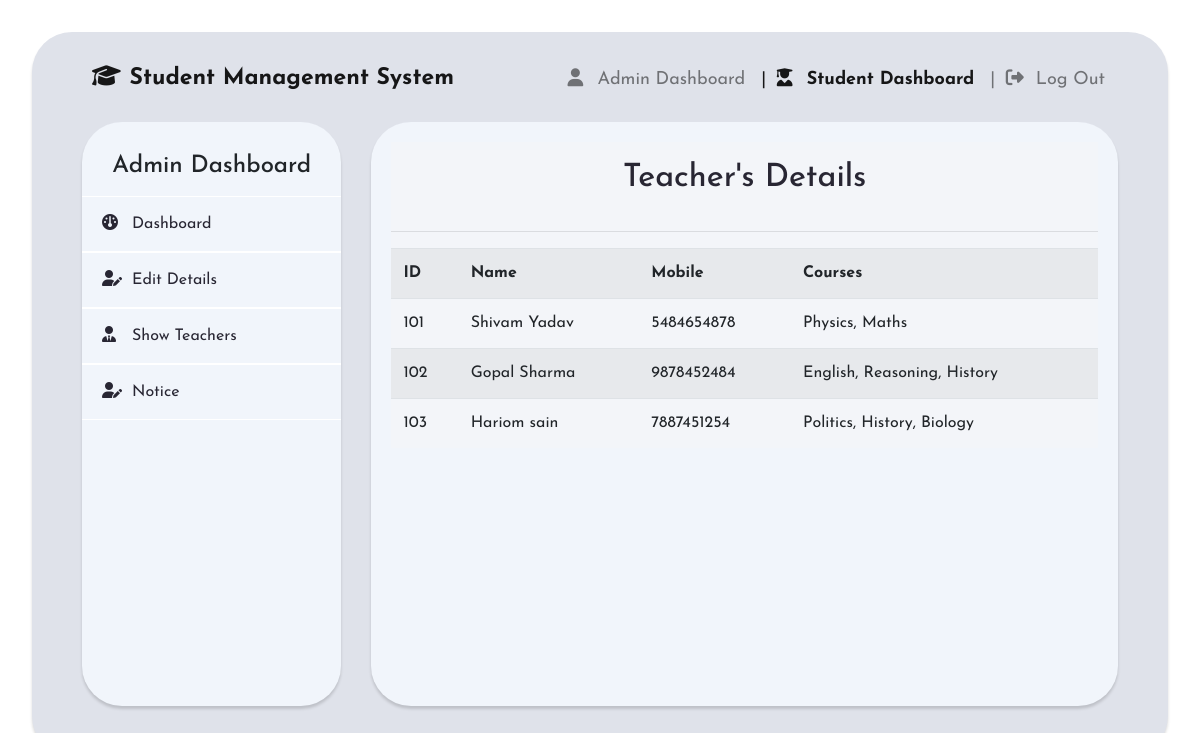
The app's page /student_show_teacher.php with its own data.
### tables this page shows
CREATE TABLE `teachers` (
  `s_no` int(11) NOT NULL,
  `t_id` int(11) NOT NULL,
  `name` varchar(100) NOT NULL,
  `mobile` varchar(12) NOT NULL,
  `courses` varchar(250) NOT NULL
);

### student_show_teacher.php (the view, shortened to what this page needs)
<!DOCTYPE html>
<html>
<head>
	<link rel="stylesheet" type="text/css" href="bootstrap-4.4.1/css/bootstrap.min.css">
	<link rel="stylesheet" href="dashboard_style.css">
	<?php
		$connection = mysqli_connect("localhost","root","");
	?>
</head>
<body>
<div class="card1">
	<nav class="navbar navbar-expand-lg navbar-light" style="color: #282633; font-size: 15px;">
		<a class="navbar-brand" href="#">
			<i class="fa-solid fa-graduation-cap"></i> Student Management System
		</a>
		<div class="collapse navbar-collapse" id="navbarSupportedContent">
			<ul class="navbar-nav ml-auto">
				<li class="nav-item">
					<a class="nav-link" href="admin_dashboard.php"><i class="fa fa-user"></i>Admin Dashboard<span class="sr-only">(current)</span></a>
				</li>
				<li class="nav-item active">
					<a class="nav-link" href="student_login.php">| <b><i class="fa fa-user-graduate"></i>Student Dashboard</b></a>
				</li>
				<li class="nav-item">
					<a class="nav-link" href="logout.php">| <i class="fas fa-sign-out-alt"></i>Log Out</a>
				</li>
			</ul>
		</div>
	</nav>
	<div class="wrapper">
		<div class="sidebar">
			<h4 style="text-align: center;">Admin Dashboard</h4>
			<form action="" method="post">
			<ul>
			<a href="student_home.php" name=""><li><i class="fa-solid fa-gauge"></i>Dashboard</li></a>
				<a href="student_edit_student.php" name="edit_student"><li><i class="fa-solid fa-user-pen"></i>Edit Details</li></a>
				<a href="student_show_teacher.php" name="show teacher"><li><i class="fas fa-user-tie"></i>Show Teachers</li></a>
				<a href="Notice.php" name="edit_student"><li><i class="fa-solid fa-user-pen"></i>Notice</li></a>
			</ul>
			</form>
		</div>
		<div class="main_content">
			<div class="info">
				<div>
					<center>
					<table class="searchS2">
						<tr>
							<td>
								<h2>Teacher's Details</h2>
							</td>
						</tr>
					</table>
					</center>
					<hr>
					<table class="table table-striped">
								<tr>
									<td id="td"><b>ID</b></td>
									<td id="td"><b>Name</b></td>
									<td id="td"><b>Mobile</b></td>
									<td id="td"><b>Courses</b></td>
								</tr>
								<?php
								$query = "select * from teachers";
								$query_run = mysqli_query($connection,$query);
								while ($row = mysqli_fetch_assoc($query_run))
								{
									?>
								<tr>
									<td><?php echo $row['t_id']?></td>
									<td><?php echo $row['name']?></td>
									<td><?php echo $row['mobile']?></td>
									<td><?php echo $row['courses']?></td>
								</tr>
									<?php
								}
						?>
					</table>
				</div>
			</div>
		</div>
	</div>
</body>
</html>

### dashboard_style.css (style rules this page uses)
* { margin: 0; padding: 0; box-sizing: border-box; list-style: none; text-decoration: none; font-family: 'Josefin Sans', sans-serif; }
.card1 { margin: 4vh; background-color: #dfe2ea; border-radius: 40px; border-width: 0; box-shadow: rgba(0, 0, 0, 0.15) 0px 3px 3px 0px; }
.navbar { padding: 25px 25px 0px 25px; }
.navbar-brand { color: #282633; padding-left: 30px; font-size: 23px; font-weight: bolder; }
.navbar-nav { padding-right: 30px; font-size: 18px; }
.wrapper { display: flex; position: relative; padding: 20px 50px 50px 50px ; }
.wrapper .sidebar { width: 45vh; height: 73vh; background: #f1f5fb; padding: 30px 0px; border-color: #282633; border-radius: 40px; border-width: 0px; box-shadow: rgba(0, 0, 0, 0.15) 0px 3px 3px 0px; }
.wrapper .sidebar ul li { color: #282633; padding: 15px; border-bottom: 1px solid white; border-top: 1px solid white; text-decoration: none; }
i { width: 35px; padding: 0 5px; }
.wrapper .main_content { width: 100%; height: 73vh max-content; margin-left: 30px; border-radius: 40px; background-color: #f1f5fb; box-shadow: rgba(0, 0, 0, 0.15) 0px 3px 3px 0px; }
.wrapper .main_content .info { background-color: #f3f5f9; margin: 20px; color: #282633; line-height: 25px; }
.wrapper .main_content .info div { margin-bottom: 20px; }

### student_show_teacher.php (style rules this page uses)
h2 { margin-top: 7px; color: #282633; }
.searchS2 td { padding: 10px 20px; }

### records on screen
teachers: t "101", name "Shivam Yadav", mobile "5484654878", courses "Physics, Maths"
teachers: t "102", name "Gopal Sharma", mobile "9878452484", courses "English, Reasoning, History"
teachers: t "103", name "Hariom sain", mobile "7887451254", courses "Politics, History, Biology"
